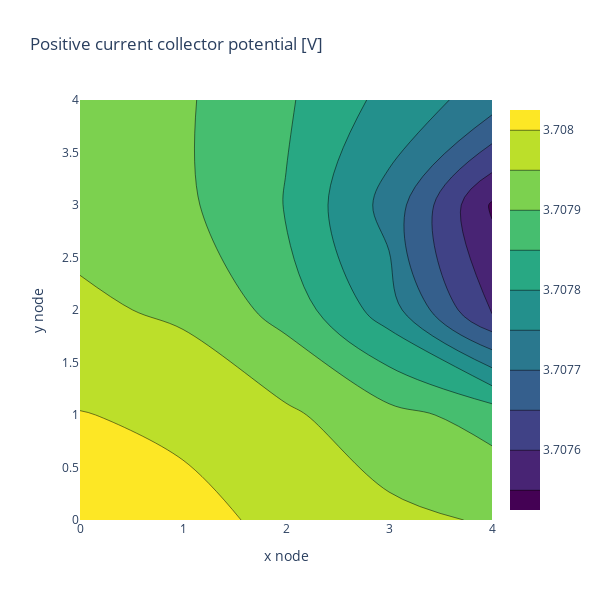

Notebook code for this chart:
### Markdown cell above
We plot can then plot the positive current collector potential,

### Code cell
go.Figure(
    [
        go.Contour(
            x=np.arange(0, model.var_pts["y"] - 1, 1),
            y=np.arange(0, model.var_pts["z"] - 1, 1),
            z=sol["Positive current collector potential [V]"][:, :, -1],
            colorscale="Viridis",
        )
    ],
    layout=dict(
        title="Positive current collector potential [V]",
        xaxis_title="x node",
        yaxis_title="y node",
        width=600,
        height=600,
    ),
)

### Figure 1 — Plotly figure (JSON) as saved in the notebook; plotly's stock layout.template omitted (floating-point values rounded to 4 significant figures)
{"data": [{"colorscale": [[0, "#440154"], [0.1111, "#482878"], [0.2222, "#3e4989"], [0.3333, "#31688e"], [0.4444, "#26828e"], [0.5556, "#1f9e89"], [0.6667, "#35b779"], [0.7778, "#6ece58"], [0.8889, "#b5de2b"], [1, "#fde725"]], "type": "contour", "x": [0, 1, 2, 3], "y": [0, 1, 2, 3], "z": [[3.708, 3.708, 3.708, 3.708, 3.708], [3.708, 3.708, 3.708, 3.708, 3.708], [3.708, 3.708, 3.708, 3.708, 3.708], [3.708, 3.708, 3.708, 3.708, 3.708], [3.708, 3.708, 3.708, 3.708, 3.708]]}], "layout": {"height": 600, "title": {"text": "Positive current collector potential [V]"}, "width": 600, "xaxis": {"title": {"text": "x node"}}, "yaxis": {"title": {"text": "y node"}}}}
